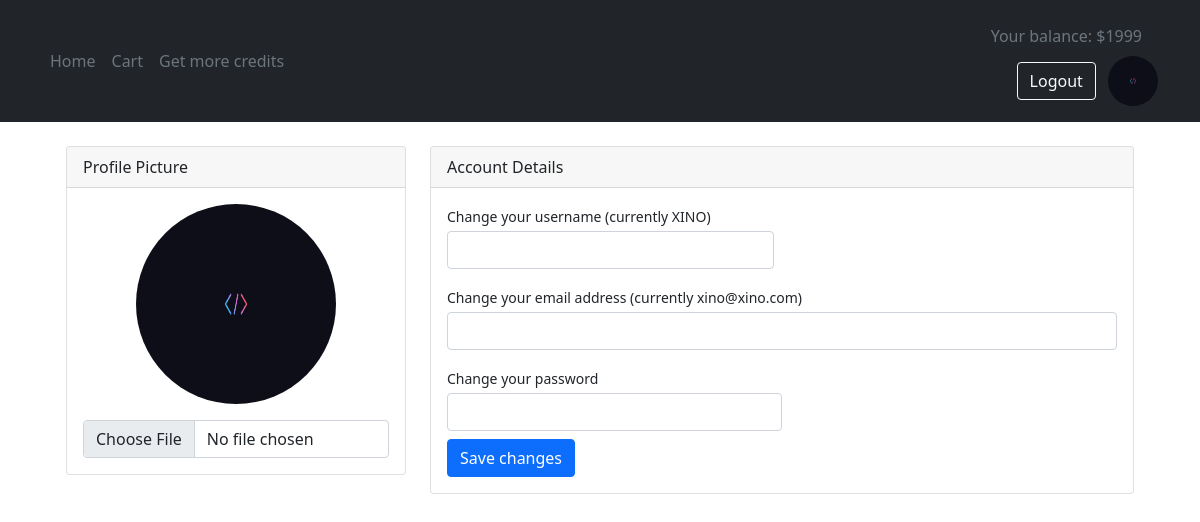
The page /profile (signed in) on the database its author committed.
### hack/models.py (models this page shows)
class User(db.Model,UserMixin):
    id = db.Column(db.Integer,primary_key = True)
    image = db.Column(db.String, default='default.png')
    username = db.Column(db.String, nullable=False)
    email = db.Column(db.String(64),index=True)
    password = db.Column(db.String)
    credits = db.Column(db.Integer, default=1000)
    products = db.relationship('Product', backref='user')
    reviews = db.relationship('Review')

### app.py (the view, shortened to what this page needs)
@app.route('/profile', methods=['GET', 'POST'])
@login_required
def profile():
    form = ProfileForm()
    return render_template('profile.html', form=form)

### hack/forms.py
class ProfileForm(FlaskForm):
    image = FileField('upload image')
    username = StringField('username')
    email = EmailField('email')
    password = PasswordField('password')
    submit = SubmitField('Save changes')

### hack/models.py (called while the page is built)
@login_manager.user_loader
def load_user(user_id):
    return User.query.get(user_id)

### hack/templates/profile.html (shortened to what this page needs)
{% extends 'base.html' %}
{% block content %}
<div class="container-xl px-4 mt-4">
    <div class="row">
        <div class="col-xl-4">
            <form method="post" action="/profile" enctype="multipart/form-data">
            <div class="card mb-4 mb-xl-0">
                <div class="card-header">Profile Picture</div>
                <div class="card-body text-center">
                    <img class="img-account-profile rounded-circle mb-2" width="200" height="200" src="/static/users/{{current_user.image}}" alt="">
                    {{form.image(class='form-control mt-2')}}
                </div>
            </div>
        </div>
        <div class="col-xl-8">
            <div class="card mb-4">
                <div class="card-header">Account Details</div>
                <div class="card-body">
                        <div class="row gx-3 mb-3">
                            <div class="col-md-6">
                                <label class="small mb-1" for="inputFirstName">Change your username (currently {{current_user.username}})</label>
                                {{form.username(class='form-control')}}
                            </div>
                        </div>
                        <div class="mb-3">
                            <label class="small mb-1" for="inputEmailAddress">Change your email address (currently {{current_user.email}})</label>
                            {{form.email(class='form-control')}}
                        </div>
                             <div class="col-md-6">
                                <label class="small mb-1" for="inputPhone">Change your password</label>
                                {{form.password(class='form-control')}}
                            </div>
                        {{form.submit(class='btn btn-primary mt-2')}}
                </div>
            </div>
        </div>
    </div>
</div>
{% endblock %}

### hack/templates/base.html (shortened to what this page needs)
<!DOCTYPE html>
<html lang="en">
  <head>
    <link
      href="https://cdn.jsdelivr.net/npm/bootstrap@5.0.2/dist/css/bootstrap.min.css"
      rel="stylesheet"
    />
  </head>
  <body>
    <header class="p-3 text-light bg-dark">
      <div class="container">
        <div class="d-flex flex-wrap align-items-center justify-content-center justify-content-lg-start">
          <ul class="nav col-12 col-lg-auto me-lg-auto mb-2 justify-content-center mb-md-0">
            <li><a href="/" class="nav-link px-2 text-secondary">Home</a></li>
            {% if current_user.is_authenticated %}
            <li><a href="/cart" class="nav-link px-2 text-secondary">Cart</a></li>
            <li><a href="/get_credits" class="nav-link px-2 text-secondary">Get more credits</a></li>
            {% endif %}
          </ul>
          <div class="text-end">
            {% if current_user.is_authenticated %}
            <a class="nav-link px-2 text-secondary me-2">Your balance: ${{current_user.credits}}</a>
            <a href="/logout">
              <button type="button" class="btn btn-outline-light me-2">Logout</button></a>
              <a href="/profile"><img height="50" width='50' class='rounded-circle' src='/static/users/{{current_user.image}}'></a>
            {% else %}
            <a href="/login">
              <button type="button" class="btn btn-outline-light me-2">Login</button></a>
              <a href="/reg">
              <button type="button" class="btn btn-primary">Register</button></a>
            {% endif %}
          </div>
        </div>
      </div>
    </header>
    <div class="container">{% block content %}{% endblock %}</div>
  </body>
</html>

### rows shown on the page
User: credits "1999", image (picture), username "XINO", email "xino@xino.com"
